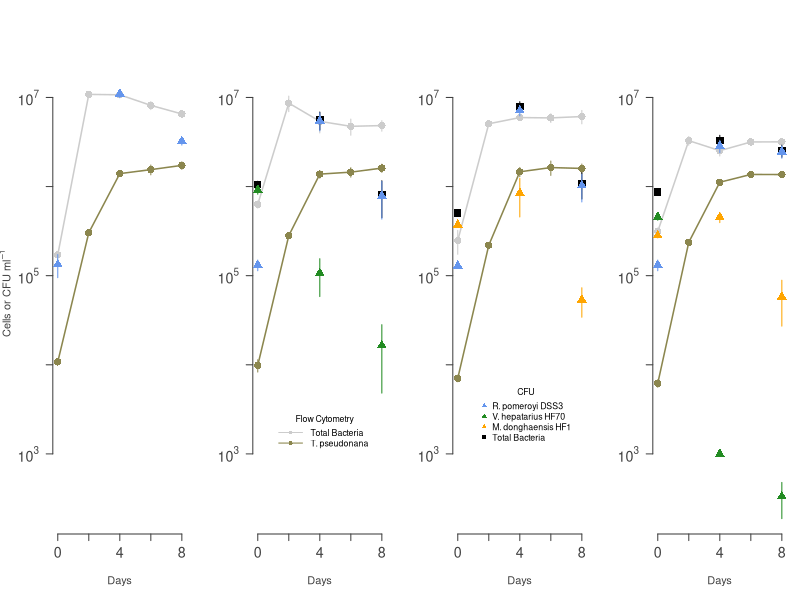
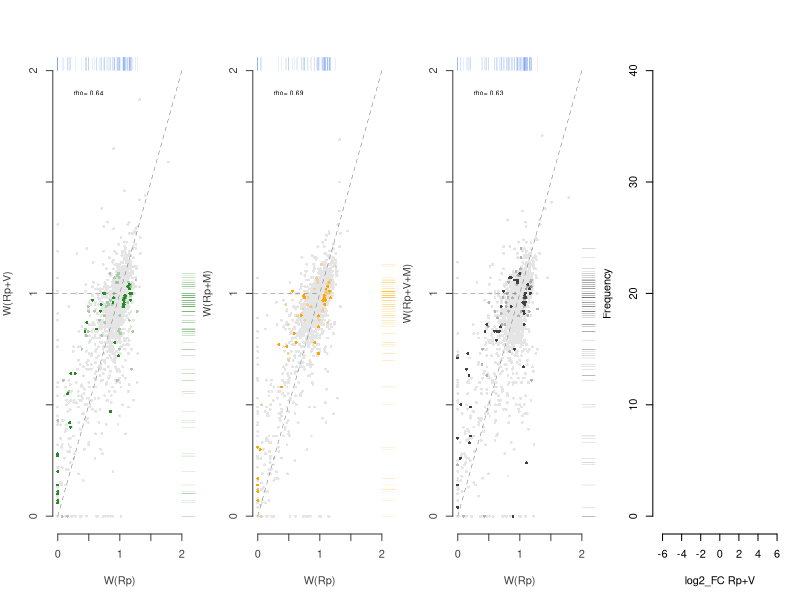
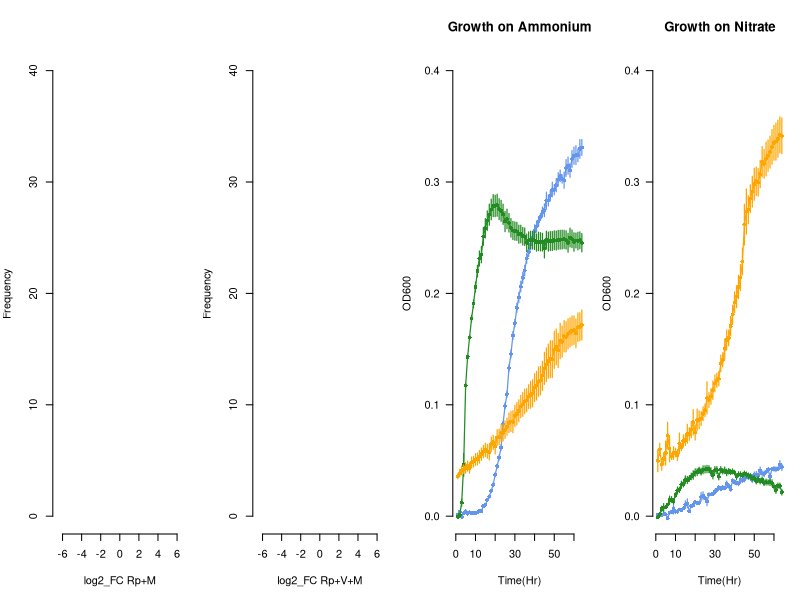
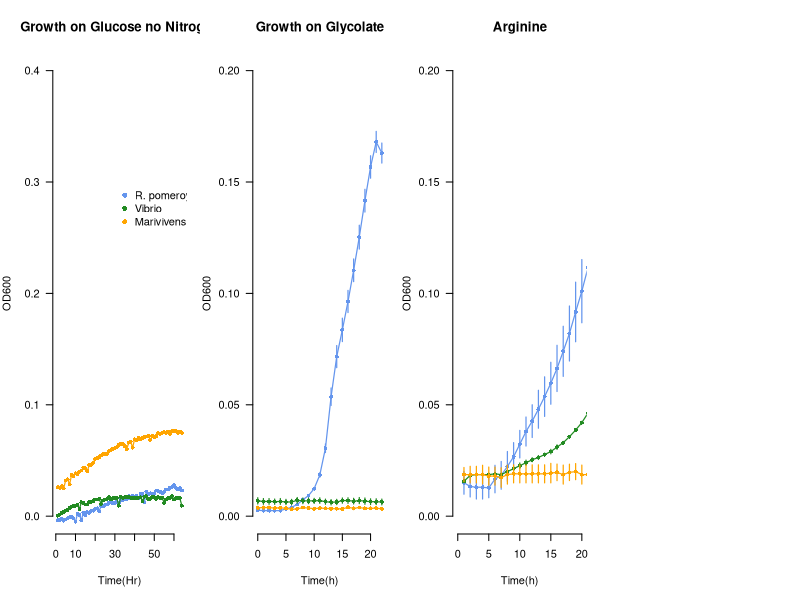
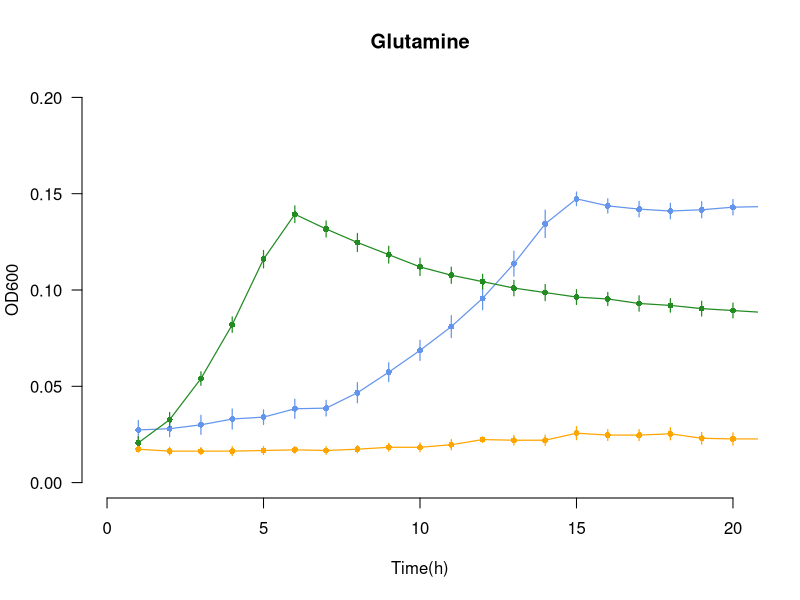
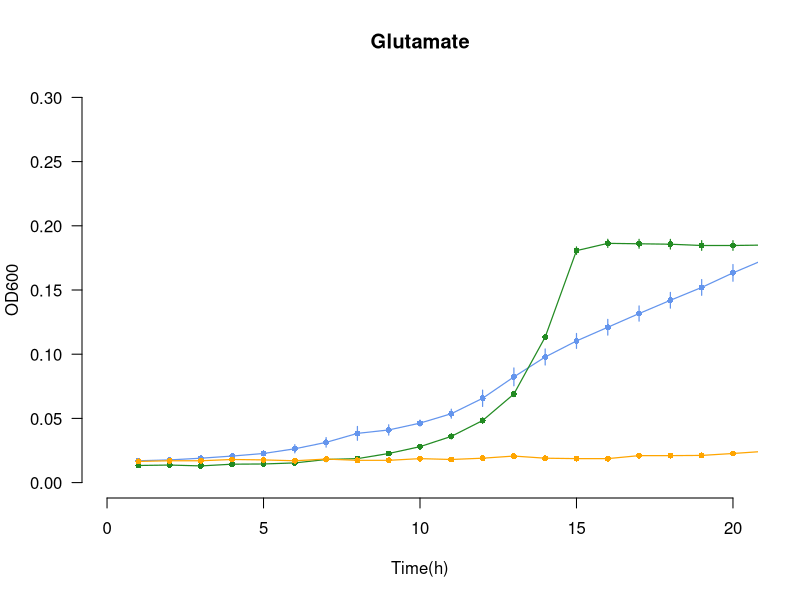
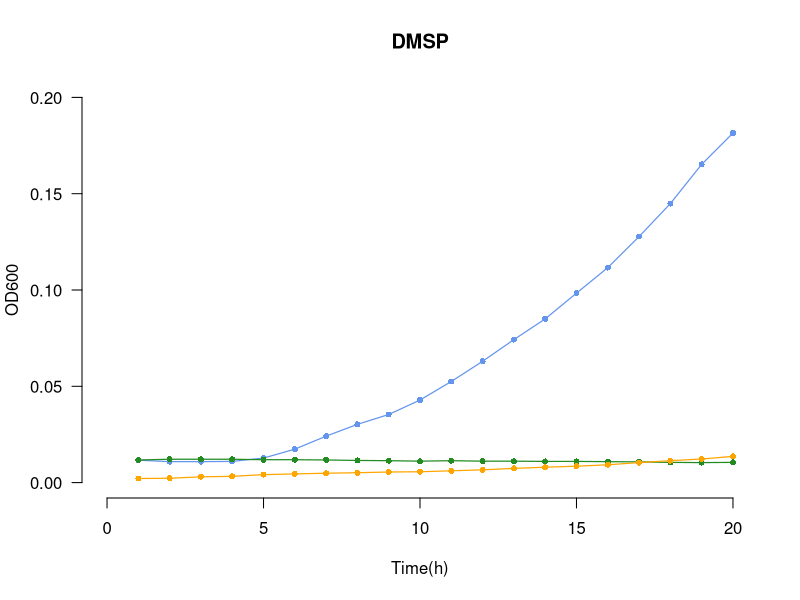
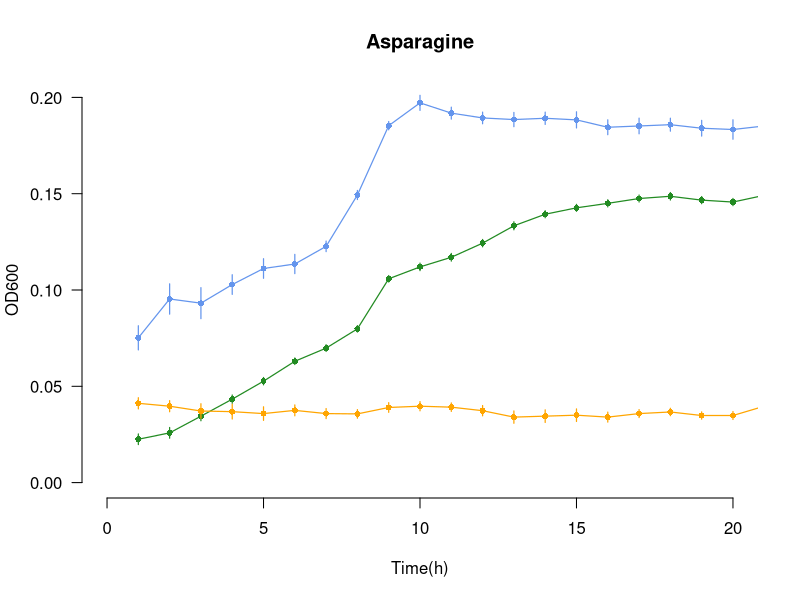

Write the R code that produced these figures, in order.
## ---- chunk 1
#loading in packages
library(readr)
library(dplyr)
library(tidyr)
library(ggplot2)
library(scales)
library(data.table)
library(formattable)
## ---- chunk 2
# Defining variables to make it more readable later on

rpom <- 'Ruegeria_pomeroyi'
rpomColor <- 'cornflowerblue'
mari <- 'Marivivens'
mariColor <- 'orange'
vib <- 'Vib_70'
vibColor <- 'forestgreen'
diatom <- 'T_pseudo'
diatomColor <- 'khaki4'
bacteria <- 'Bacteria'
bacteriaColor <- 'gray80'
compCommColor <- 'gray25'
totalCFUColor <- 'black'
## ---- chunk 3
# Transform data from CFU to CFU/ml
# from 1/2 YTSS and 1/2 YTSS + KAN25
coloniesMl <- function(rawCFUdata){
    rawCFUdata <- rawCFUdata %>% 
    mutate(cfu.ml = CFU*Dilution/Volume) %>% 
    mutate(cfuKAN.ml = CFU_KAN*Dilution/Volume) %>% 
    ungroup()
}

# Calculate mean and standard error of the mean of CFU/ml 
# and CFU_KAN/ml separate and then combine
CFUmean <- function(CFUml){
    cfuMean <- CFUml %>%
        select(Condition, Replicate, Day, Organism, cfu.ml) %>%
        na.omit() %>%
        group_by(Condition, Day, Organism, Replicate) %>%
        summarize(CFU.ml = mean(cfu.ml)) %>% 
        group_by(Condition, Day, Organism) %>% 
        summarize(mean.CFU.ml=round(mean(CFU.ml)), sem.CFU.ml=sd(round(CFU.ml))/sqrt(length(CFU.ml)))%>%
        ungroup() 
    cfuKANmean <- CFUml %>%
        select(Condition, Replicate, Day, Organism, cfuKAN.ml) %>%
        na.omit() %>%
        group_by(Condition, Day, Organism, Replicate) %>%
        summarize(CFUKAN.ml = mean(cfuKAN.ml)) %>% 
        group_by(Condition, Day, Organism) %>% 
        summarize(mean.cfuKAN.ml=round(mean(CFUKAN.ml)), sem.cfuKAN.ml=sd(round(CFUKAN.ml))/sqrt(length(CFUKAN.ml)))%>%
        ungroup()
    full_join(cfuMean, cfuKANmean, by=c('Condition', 'Organism', 'Day'))
}


# Calculate mean Cells/ml from flow data taken on CyAN 
meanCellsml <- function(rawFlowdata){
    flowMean <- rawFlowdata %>%
        select(Condition, Replicate, Day, Organism, Cells.ml) %>%
        na.omit() %>%
        group_by(Condition, Day, Organism) %>%
        summarize(mean.Cells.ml=mean(round(Cells.ml)), sem.Cells.ml=sd(round(Cells.ml))
                  /sqrt(length(Cells.ml)))%>%
        ungroup()
}

# Read in CFU and flow data, transforming with above functions
# Need to add in Day 0 for condition 4/6 since these
# R pom colonies were inhibited by Vibrio, thus
# Taking the mean of all other time zeros and placing # it here

rawCFUcounts <- read.table(file='Data/GOTn_CFUcounts_v2.csv', header=TRUE, sep=',')
CFUml <- coloniesMl(rawCFUcounts)
meanCFUml <- CFUmean(CFUml)
meanCFUml <- meanCFUml[order(meanCFUml$Day), ]

flowCounts <- read.table(file='Data/GOTn_flowCounts_v2.csv', header=TRUE, sep=',')
meanFlow <- meanCellsml(flowCounts)
## ---- chunk 4
# Fixing the problem that there were no Rpom counts on day zero of conditions 4 & 6
# We just set the CFUs here equal to the mean of the inoculum from all other conditions


condition4RpomT0 <- meanCFUml$Day==0 & meanCFUml$Organism==rpom & meanCFUml$Condition=='Vibrio'
condition6RpomT0 <- meanCFUml$Day==0 & meanCFUml$Organism==rpom & meanCFUml$Condition=='CompleteCommunity'
allRpomT0 <- na.omit(CFUml$cfu.ml[CFUml$Day=='0' & CFUml$Organism==rpom])

meanCFUml$mean.CFU.ml[condition4RpomT0] <- mean(allRpomT0)
meanCFUml$sem.CFU.ml[condition4RpomT0] <- sd(allRpomT0)/sqrt(length(allRpomT0))

meanCFUml$mean.CFU.ml[condition6RpomT0] <- mean(allRpomT0)
meanCFUml$sem.CFU.ml[condition6RpomT0] <- sd(allRpomT0)/sqrt(length(allRpomT0))
## ---- chunk 5
#Total CFUs from means then propagate error

totalCFUS <- meanCFUml %>% 
  group_by(Condition, Day) %>% 
  summarize(total.meanCFU= sum(mean.CFU.ml), total.sem=sqrt(sum(sem.CFU.ml^2, na.rm=TRUE)))

## ---- chunk 6
attach(meanCFUml)

meanCFU <- mean.CFU.ml[Organism==rpom]
meanCFUT0 <- mean.CFU.ml[Organism==rpom & Day==0]
meanCFUT4 <- mean.CFU.ml[Organism==rpom & Day==4]
meanCFUT8 <- mean.CFU.ml[Organism==rpom & Day==8]

semCFUT0 <- sem.CFU.ml[Organism==rpom & Day==0]
semCFUT4 <- sem.CFU.ml[Organism==rpom & Day==4]
semCFUT8 <- sem.CFU.ml[Organism==rpom & Day==8]


rpomAloneCFU <- mean.CFU.ml[Condition=='RpomAlone' & Organism==rpom]
semRpomAloneCFU <- sem.CFU.ml[Condition=='RpomAlone' & Organism==rpom]
rpomAloneTimeCFU <- Day[Condition=='RpomAlone' & Organism==rpom]

vibRpomCFU <- mean.CFU.ml[Condition=='Vibrio' & Organism==rpom]
semVibRpomCFU <- sem.CFU.ml[Condition=='Vibrio' & Organism==rpom]
vibCFU <- mean.CFU.ml[Condition=='Vibrio' & Organism==vib]
semVibCFU <- sem.CFU.ml[Condition=='Vibrio' & Organism==vib]
vibTimeCFU <- Day[Condition=='Vibrio' & Organism==vib]
vibRpomTimeCFU <- Day[Condition=='Vibrio' & Organism==rpom]

mariRpomCFU <- mean.CFU.ml[Condition=='Marivivens' & Organism==rpom]
semMariRpomCFU <- sem.CFU.ml[Condition=='Marivivens' & Organism==rpom]
mariCFU <- mean.CFU.ml[Condition=='Marivivens' & Organism==mari]
semMariCFU <- sem.CFU.ml[Condition=='Marivivens' & Organism==mari]
mariTimeCFU <- Day[Condition=='Marivivens' & Organism==mari]
mariRpomTimeCFU <- Day[Condition=='Marivivens' & Organism==rpom]

compCommRpomCFU <- mean.CFU.ml[Condition=='CompleteCommunity' & Organism==rpom]
semCompCommRpomCFU <- sem.CFU.ml[Condition=='CompleteCommunity' & Organism==rpom]
compCommMariCFU <- mean.CFU.ml[Condition=='CompleteCommunity' & Organism==mari]
semCompCommMariCFU <- sem.CFU.ml[Condition=='CompleteCommunity' & Organism==mari]
compCommVibCFU <- mean.CFU.ml[Condition=='CompleteCommunity' & Organism==vib]
semCompCommVibCFU <- sem.CFU.ml[Condition=='CompleteCommunity' & Organism==vib]
compCommVibTimeCFU <- Day[Condition=='CompleteCommunity' & Organism==vib]
compCommMariTimeCFU <- Day[Condition=='CompleteCommunity' & Organism==mari]
compCommRpomTimeCFU <- Day[Condition=='CompleteCommunity' & Organism==rpom]

detach(meanCFUml, unload=TRUE)

## ---- chunk 7
# Reading in functions for growth curves that I like to make
niceGrowthCurve <- function(time, populationDensity, yLim, yLab=expression('Cells or CFU ml' ^-1),  timeTicks, timeLabs, popTicks, popLabs){
  xLab <- 'Days'
  axesCol <- 'gray25'
  plot(time, populationDensity, las=1, xlab=xLab, ylab=yLab, log='y',  type='n', frame.plot=FALSE,  yaxt='n', xaxt='n', ylim=yLim, col.lab=axesCol)
  axis(1, at=timeTicks, labels=timeLabs, col=axesCol, col.axis=axesCol, cex.axis=1.3, cex.lab=1.3)
  axis(2, at=popTicks, labels=popLabs, las=1, col=axesCol, col.axis=axesCol, cex.axis=1.3, cex.lab=1.3)
}


oneMemberGrowthCurve <- function(timePop1, pop1, pop1SEM, pop1Col, lineType=1, point=16){
  points(timePop1, pop1, col=pop1Col, pch=point, cex=1.5)
  lines(timePop1, pop1, col=pop1Col, lty=lineType, lwd=1.5)
  segments(x0=timePop1, y0=pop1+pop1SEM, y1=pop1-pop1SEM, col=pop1Col)
}

## ---- chunk 8
#Defining the flow cytometry objects as the treatmentOrganism

attach(meanFlow)

tnBacteriaFlow <-  mean.Cells.ml[Condition=='RpomAlone' & Organism==bacteria]
semTnBacteriaFlow <- sem.Cells.ml[Condition=='RpomAlone' & Organism==bacteria]
tnDiatomFlow <- mean.Cells.ml[Condition=='RpomAlone' & Organism==diatom]
semTnDiatomFlow <- sem.Cells.ml[Condition=='RpomAlone' & Organism==diatom]
tnBacteriaTimeFlow <- Day[Condition=='RpomAlone' & Organism==bacteria]
tnDiatomTimeFlow <- Day[Condition=='RpomAlone' & Organism==diatom]

vibBacteriaFlow <-  mean.Cells.ml[Condition=='Vibrio' & Organism==bacteria]
semVibBacteriaFlow <- sem.Cells.ml[Condition=='Vibrio' & Organism==bacteria]
vibDiatomFlow <- mean.Cells.ml[Condition=='Vibrio' & Organism==diatom]
semVibDiatomFlow <- sem.Cells.ml[Condition=='Vibrio' & Organism==diatom]
vibBacteriaTimeFlow <- Day[Condition=='Vibrio' & Organism==bacteria]
vibDiatomTimeFlow <- Day[Condition=='Vibrio' & Organism==diatom]

mariBacteriaFlow <-  mean.Cells.ml[Condition=='Marivivens' & Organism==bacteria]
semMariBacteriaFlow <- sem.Cells.ml[Condition=='Marivivens' & Organism==bacteria]
mariDiatomFlow <- mean.Cells.ml[Condition=='Marivivens' & Organism==diatom]
semMariDiatomFlow <- sem.Cells.ml[Condition=='Marivivens' & Organism==diatom]
mariBacteriaTimeFlow <- Day[Condition=='Marivivens' & Organism==bacteria]
mariDiatomTimeFlow <- Day[Condition=='Marivivens' & Organism==diatom]

allBacteriaFlow <-  mean.Cells.ml[Condition=='CompleteCommunity' & Organism==bacteria]
semAllBacteriaFlow <- sem.Cells.ml[Condition=='CompleteCommunity' & Organism==bacteria]
allDiatomFlow <- mean.Cells.ml[Condition=='CompleteCommunity' & Organism==diatom]
semAllDiatomFlow <- sem.Cells.ml[Condition=='CompleteCommunity' & Organism==diatom]
allBacteriaTimeFlow <- Day[Condition=='CompleteCommunity' & Organism==bacteria]
allDiatomTimeFlow <- Day[Condition=='CompleteCommunity' & Organism==diatom]
detach(meanFlow, unload=TRUE)
## ---- chunk 9
xAxis <- seq(0,8, by=2)
xAxisLong <- seq(0,16, by=2)
xAxisLabs <- c('0','','4','','8')
xAxisLongLabs <- c('0','','4','','8','','12','','16')

ylim <- c(2e2,2e7)
yAxis <-  c(1e3, 1e4, 1e5, 1e6, 1e7)
yAxisLab <- c(expression('10'^'3'), '', expression('10'^'5'), '',expression('10'^'7'))

#pdf(file='growthcurve_20220316.pdf', height=3, width=9, useDingbats=FALSE)

par(mfrow=c(1,4), mar=c(5,4,4,1))

#Rpom Alone
niceGrowthCurve(xAxis, yAxis, ylim, timeTicks=xAxis, timeLabs=xAxisLabs, popTicks=yAxis, popLabs=yAxisLab)


oneMemberGrowthCurve(tnBacteriaTimeFlow, tnBacteriaFlow, semTnBacteriaFlow, bacteriaColor)
oneMemberGrowthCurve(tnDiatomTimeFlow, tnDiatomFlow, semTnDiatomFlow, diatomColor)
oneMemberGrowthCurve(rpomAloneTimeCFU, rpomAloneCFU, semRpomAloneCFU, rpomColor,lineType=0, point=17)




#Vibrio

niceGrowthCurve(xAxis, yAxis, ylim, yLab='', timeTicks=xAxis, timeLabs=xAxisLabs, popTicks=yAxis, popLabs=yAxisLab)

oneMemberGrowthCurve(vibBacteriaTimeFlow, vibBacteriaFlow, semVibBacteriaFlow, bacteriaColor)
oneMemberGrowthCurve(vibDiatomTimeFlow, vibDiatomFlow, semVibDiatomFlow, diatomColor)


oneMemberGrowthCurve(totalCFUS$Day[totalCFUS$Condition=='Vibrio'], totalCFUS$total.meanCFU[totalCFUS$Condition=='Vibrio'], totalCFUS$total.sem[totalCFUS$Condition=='Vibrio'], totalCFUColor, lineType=0, point=15)

oneMemberGrowthCurve(vibRpomTimeCFU, vibRpomCFU, semVibRpomCFU, rpomColor, lineType=0, point=17)
oneMemberGrowthCurve(vibTimeCFU, vibCFU, semVibCFU, vibColor, lineType=0, point=17)


legend(1.2, 0.3e4, legend=c('Total Bacteria' , 'T. pseudonana'), col=c(bacteriaColor, diatomColor), cex=0.8, pch=16, lty=1, bty='n', title='Flow Cytometry', seg.len=3)


#Marivivens

niceGrowthCurve(xAxis, yAxis, ylim, yLab='', timeTicks=xAxis, timeLabs=xAxisLabs, popTicks=yAxis, popLabs=yAxisLab)

oneMemberGrowthCurve(mariBacteriaTimeFlow, mariBacteriaFlow, semMariBacteriaFlow, bacteriaColor)
oneMemberGrowthCurve(mariDiatomTimeFlow, mariDiatomFlow, semMariDiatomFlow, diatomColor)

oneMemberGrowthCurve(totalCFUS$Day[totalCFUS$Condition=='Marivivens'], totalCFUS$total.meanCFU[totalCFUS$Condition=='Marivivens'], totalCFUS$total.sem[totalCFUS$Condition=='Marivivens'], totalCFUColor, lineType=0, point=15)

oneMemberGrowthCurve(mariRpomTimeCFU, mariRpomCFU, semMariRpomCFU, rpomColor, lineType=0, point=17)
oneMemberGrowthCurve(mariTimeCFU, mariCFU, semMariCFU, mariColor, lineType=0, point=17)


legend(1.2, 0.6e4, legend=c('R. pomeroyi DSS3' , 'V. hepatarius HF70', 'M. donghaensis HF1', 'Total Bacteria'), col=c(rpomColor, vibColor, mariColor, totalCFUColor), pch=c(17,17,17,15), cex=0.8, lty=0, bty='n', title='CFU', seg.len=3)

#CompleteCommunity

niceGrowthCurve(xAxis, yAxis, ylim, yLab='', timeTicks=xAxis, timeLabs=xAxisLabs, popTicks=yAxis, popLabs=yAxisLab)

oneMemberGrowthCurve(allBacteriaTimeFlow, allBacteriaFlow, semAllBacteriaFlow, bacteriaColor)
oneMemberGrowthCurve(allDiatomTimeFlow, allDiatomFlow, semAllDiatomFlow, diatomColor)


oneMemberGrowthCurve(totalCFUS$Day[totalCFUS$Condition=='CompleteCommunity'], totalCFUS$total.meanCFU[totalCFUS$Condition=='CompleteCommunity'], totalCFUS$total.sem[totalCFUS$Condition=='CompleteCommunity'], totalCFUColor, lineType=0, point=15)

oneMemberGrowthCurve(compCommRpomTimeCFU, compCommRpomCFU, semCompCommRpomCFU, rpomColor, lineType=0, point=17)
oneMemberGrowthCurve(compCommRpomTimeCFU, compCommVibCFU, semCompCommVibCFU, vibColor, lineType=0, point=17)
oneMemberGrowthCurve(compCommMariTimeCFU, compCommMariCFU, semCompCommMariCFU, mariColor, lineType=0, point=17)



#dev.off()
## ---- chunk 10
# expansion factors for Rpom as the only bacteria makes it easy

expansionCalc <- function(initialFC, finalFC, semInitialFC, semFinalFC){
  
  x <- initialFC
  y <- finalFC
  
  expansion <- y/x
  
  dx_x <- semInitialFC/x
  dy_y <- semFinalFC/y
  
  uncertainty <- expansion*sqrt((dx_x)^2*(dy_y)^2)
  
  expansion_uncertainty <- c(vector(),c(expansion, uncertainty))
}


rpomAloneExp <- expansionCalc(tnBacteriaFlow[1], tnBacteriaFlow[5], semTnBacteriaFlow[1], semTnBacteriaFlow[5])[1]
semRpomAloneExp <- expansionCalc(tnBacteriaFlow[1], tnBacteriaFlow[5], semTnBacteriaFlow[1], semTnBacteriaFlow[5])[2]

rpomAloneExpCFU <- expansionCalc(rpomAloneCFU[1], rpomAloneCFU[3], semRpomAloneCFU[1], semRpomAloneCFU[3])[1]
semRpomAloneExpCFU <- expansionCalc(rpomAloneCFU[1], rpomAloneCFU[3], semRpomAloneCFU[1], semRpomAloneCFU[3])[2]


# to get expansion factors for conditions with multiple bacteria
# Rpom CFUs / Total Bacteria CFUs * Total Bacteria FC = Rpom FC
# expansion factor is then Rpom FC final / Rpom FC initial

percentMultiBact <- function(rPom, bact2, bact3){
  x <- rPom
  y <- bact2
  z <- bact3
  
  total <- x/(x+y+z)
}

expansionCalc_noUncert <- function(initialFC, finalFC){
  
  x <- initialFC
  y <- finalFC
  
  expansion <- y/x
}

  
rpomVibPercent <- percentMultiBact(vibRpomCFU, vibCFU, bact3=0)
rpomMariPercent <- percentMultiBact(mariRpomCFU, mariCFU, bact3=0)
rpomAllPercent <- percentMultiBact(compCommRpomCFU, compCommVibCFU, compCommMariCFU)




#these are all of specifically rpom in each treatment then multiplied by the flowcytometry data (0d and 8d) to get cells/ml of rpom from the percentage of rpom cells based on cfus

vibExp <-  expansionCalc_noUncert(vibBacteriaFlow[1]*rpomVibPercent[1], vibBacteriaFlow[5]*rpomVibPercent[3])


mariExp <-  expansionCalc_noUncert(mariBacteriaFlow[1]*rpomMariPercent[1], mariBacteriaFlow[5]*rpomMariPercent[3])


allExp <- expansionCalc_noUncert(allBacteriaFlow[1]*rpomAllPercent[1], allBacteriaFlow[5]*rpomAllPercent[3])

print(c('RpomAlone Expansion=', round(rpomAloneExp, 2),'Vibrio Expansion=', round(vibExp,2) , 'Marivivens Expansion=', round(mariExp,2), 'CompleteCommunity Expansion', round(allExp, 2)))
## ---- chunk 11
# Calculating the number of generations from time 0 to 4 for just Rpom CFUs
#propagation of standard error of the mean
errorProp <- function(sem, mean){
  sqrt((0.434*(sem[2]/mean[2]))^2 + (0.434*(sem[1]/mean[1]))^2)
}

gen4Table <- matrix(nrow=4, ncol=3)
gen4Table[1, 1] <- 'rpomAlone Generations'
gen4Table[2, 1] <- 'Vibrio rpom Generations'
gen4Table[3, 1] <- 'Marivivens rpom Generations'
gen4Table[4, 1] <- 'Complete Comm rpom Generations'
gen4Table[1, 2] <- round((log10(rpomAloneCFU[2])-log10(rpomAloneCFU[1]))/0.301, 3)
gen4Table[2, 2] <- round((log10(vibRpomCFU[2])-log10(vibRpomCFU[1]))/0.301, 3)
gen4Table[3, 2] <- round((log10(mariRpomCFU[2])-log10(mariRpomCFU[1]))/0.301, 3)
gen4Table[4, 2] <- round((log10(compCommRpomCFU[2])-log10(compCommRpomCFU[1]))/0.301, 3)

gen4Table[1,3] <- round(errorProp(semRpomAloneCFU, rpomAloneCFU), 3)
gen4Table[2,3] <- round(errorProp(semVibRpomCFU, vibRpomCFU), 3)
gen4Table[3,3] <- round(errorProp(semMariRpomCFU, mariRpomCFU), 3)
gen4Table[4,3] <- round(errorProp(semCompCommRpomCFU, compCommRpomCFU), 3)

errorProp(semRpomAloneCFU, rpomAloneCFU)

print(gen4Table)
paste('Mean Generations=', mean(as.numeric(gen4Table[1:4, 2])))


## ---- chunk 12
meanFitness <- fread('Data/meanFitness_20220701.csv', header=TRUE)
significantFitness <- fread('Data/significantFitness_Metabolism_Grouped_20220713.csv', header=TRUE)
table1 <- fread('Data/Table1_20220831.csv', header=TRUE) %>% 
  select(spo, gene, funct, sig_vib, sig_mari, sig_cc) %>% 
    inner_join(., significantFitness, by=c('spo', 'gene', 'funct', 'sig_mari', 'sig_vib', 'sig_cc'))

#Select only significant genes to later be counted as fit increases or decreases
vibSig <- significantFitness[sig_vib == 'yes']
vibSigTable <- table1[sig_vib=='yes']
mariSig <- significantFitness[sig_mari == 'yes']
mariSigTable <- table1[sig_mari=='yes']
commSig <- significantFitness[sig_cc == 'yes']
commSigTable <- table1[sig_cc=='yes']

legendColors <- c(rpomColor, vibColor, mariColor, compCommColor)

fitTicks <- c(0, 0.5, 1, 1.5, 2)
fitLabs <- c('0', '','1','', '2')

overallFitPlot <- function(meanFitX=meanFitness$meanW_rpomAlone, meanFitY=meanFitness$meanW_vib, SigFitY_X, SigFitY_Y, SigTableX, SigTableY, xLab, yLab, ycol){
    x <- cor.test(meanFitX, meanFitY, method='spearman')
    segmentCol <- 'grey45'
    axesCol <- 'gray25'
    plot(meanFitX, meanFitY, pch=16, col='grey90', xlab=xLab, ylab=yLab, las=1, bty='n', xaxt='n', yaxt='n',  cex=0.6, xlim=c(0,2), ylim=c(0,2), col.lab=axesCol)
    
    points(SigFitY_X, SigFitY_Y, pch=16, col=alpha(ycol,0.3), cex=0.6)
    points(SigTableX, SigTableY, pch=16,col=ycol, cex=0.6)
    rug(SigFitY_X, side=1, pos=c(2,0), ticksize=0.1, lwd=0.15, col=rpomColor)
    rug(SigFitY_Y, side=2, col=ycol, pos=c(2,0), ticksize=0.1, lwd=0.15)
    axis(1, at=fitTicks, labels=fitLabs, col=axesCol, col.axis=axesCol)
    axis(2, at=fitTicks, labels=fitLabs, col=axesCol, col.axis=axesCol)
    segments(x0=0, y0=0, x1=2, y1=2, col= segmentCol, lty=2, lwd=0.5)
    segments(x0=-1, y0=1, x1=1, y1=1, col=segmentCol, lty=2, lwd=0.5)
    text(0.5, 1.9, paste('rho=',round(x$estimate, 2)), cex=0.6)
}

print(c('rpomAlone against vibrio spearman:', cor.test(meanFitness$meanW_rpomAlone, meanFitness$meanW_vib, method='spearman')[3:4]))
print(c('rpomAlone against marivivens spearman:', cor.test(meanFitness$meanW_rpomAlone, meanFitness$meanW_mari, method='spearman')[3:4]))
print(c('rpomAlone against Complete Commuinity spearman:', cor.test(meanFitness$meanW_rpomAlone, meanFitness$meanW_CC, method='spearman')[3:4]))


#pdf('fitnessOverview20220718.pdf', height=3, width=9,useDingbats=FALSE)
par(mfrow=c(1,4), mar=c(5,4,4,1))

overallFitPlot(meanFitness$meanW_rpomAlone, meanFitness$meanW_vib, vibSig$meanW_rpomAlone, vibSig$meanW_vib, vibSigTable$meanW_rpomAlone, vibSigTable$meanW_vib, 'W(Rp)','W(Rp+V)', vibColor)


overallFitPlot(meanFitness$meanW_rpomAlone, meanFitness$meanW_mari, mariSig$meanW_rpomAlone, mariSig$meanW_mari,  mariSigTable$meanW_rpomAlone, mariSigTable$meanW_mari, 'W(Rp)','W(Rp+M)', mariColor)

overallFitPlot(meanFitness$meanW_rpomAlone, meanFitness$meanW_CC, commSig$meanW_rpomAlone, commSig$meanW_CC,commSigTable$meanW_rpomAlone, commSigTable$meanW_CC, 'W(Rp)','W(Rp+V+M)', compCommColor)
#dev.off()
## ---- chunk 13


#pdf('log2FC_Whist_20220707.pdf', width=5, height=5)
hist(vibSig$Vib_fold_diff, seq(-6.5, 6.6, length.out = 125), col=vibColor, xlim=c(-6.5, 6.5), ylim=c(0,40), border='white', xlab='log2_FC Rp+V', main='')
hist(mariSig$Mari_fold_diff, seq(-6.5, 6.6, length.out = 125), col=mariColor, xlim=c(-6.5, 6.5), ylim=c(0,40), border='white', xlab='log2_FC Rp+M', main='')
hist(commSig$CC_fold_diff, seq(-6.6, 6.6, length.out = 125), col=compCommColor, xlim=c(-6.5, 6.5), ylim=c(0,40), border='white', xlab='log2_FC Rp+V+M', main='')
#dev.off()

## ---- chunk 14
plateOD <- fread('Data/NitrogenUsage_GrowthCurves_CBS.csv') %>%  melt(., id=('Time'), variable.name='Well', value.name='OD600')


plateMap <- fread('Data/NitrogenUsage_GrowthCurves_CBS_platelayout.csv')

growthData <- inner_join(plateOD, plateMap, by='Well')
meanCells <- function(rawData) {
    rawData <- rawData %>% 
        na.omit() %>% 
        group_by(Time, Organism, Condition) %>% 
        summarise(mean_OD=mean(OD600), sem_OD = sd(OD600)/sqrt(length(OD600)))
}

x <- meanCells(growthData)
x$mean_OD[x$Organism!='Blank'] <- x$mean_OD[x$Organism!='Blank'] - x$mean_OD[x$Organism=='Blank']

# Blank transformed data
blankedGrowthCurve <- x

attach(blankedGrowthCurve)

# Define each strain/fluorescent organism used for this plate
rpomNH <- Organism=='Rpom' & Condition=='NH'
rpomNO <- Organism=='Rpom' & Condition=='NO'
rpomNoN <- Organism=='Rpom' & Condition=='NoN'
vibNH <- Organism=='Vib' & Condition=='NH'
vibNO <- Organism=='Vib' & Condition=='NO'
vibNoN <- Organism=='Vib' & Condition=='NoN'
mariNH <- Organism=='Mari' & Condition=='NH'
mariNO <- Organism=='Mari' & Condition=='NO'
mariNoN <- Organism=='Mari' & Condition=='NoN'


OD <- function(strain, color) {
    points(Time[strain], mean_OD[strain], pch=16, cex=0.8, col=color)
    lines(Time[strain], mean_OD[strain], col=color, lwd=1.2)
    segments(Time[strain], y0=mean_OD[strain]-sem_OD[strain], y1=mean_OD[strain]+sem_OD[strain], col=color, lwd=1.2)
}


#pdf('Nitrate_Ammonium_GC_20211209.pdf', height=8, width=10, useDingbats = FALSE)

plot(Time[rpomNH], mean_OD[rpomNH], type='n',  las=1, xlab='Time(Hr)', ylab='OD600', main='Growth on Ammonium', bty='n', ylim=c(0, 0.4),cex=1.5, col='gray80')
OD(rpomNH, rpomColor)
OD(vibNH, vibColor)
OD(mariNH, mariColor)


plot(Time[rpomNO], mean_OD[rpomNO], type='n',  las=1, xlab='Time(Hr)', ylab='OD600', main='Growth on Nitrate', bty='n', ylim=c(0,0.4), cex=1.5, col='gray80')
OD(rpomNO, rpomColor)
OD(vibNO, vibColor)
OD(mariNO, mariColor)


plot(Time[rpomNoN], mean_OD[rpomNoN], type='n',  las=1, xlab='Time(Hr)', ylab='OD600', main='Growth on Glucose no Nitrogen', bty='n', ylim=c(0,0.4), cex=1.5, col='gray80')
OD(rpomNoN, rpomColor)
OD(vibNoN, vibColor)
OD(mariNoN, mariColor)
legend(30, 0.3, legend=c('R. pomeroyi WT', 'Vibrio', 'Marivivens'), col=c(rpomColor, vibColor, mariColor), bty='n', pch=16)
#dev.off()
detach(blankedGrowthCurve)
## ---- chunk 15

glycolate_OD <- fread('Data/Glycolate_Malate_GrowthCurves_CBS.csv') %>%  melt(., id=('Time'), variable.name='Well', value.name='OD600')
glycolate_OD$Well <- as.integer(glycolate_OD$Well)
glycolate_layout <- fread('Data/Glycolate_Malate_GrowthCurves_CBS_platelayout.csv')



glycolate_growthData <- inner_join(glycolate_OD, glycolate_layout , by='Well')


glycolate_mean <- meanCells(glycolate_growthData)

# Blank transformed data

glycolate_mean$mean_OD[glycolate_mean$Organism!='Blank' & glycolate_mean$Condition=='Glycolate'] <- glycolate_mean$mean_OD[glycolate_mean$Organism!='Blank' & glycolate_mean$Condition=='Glycolate'] - glycolate_mean$mean_OD[glycolate_mean$Organism=='Blank' & glycolate_mean$Condition=='Glycolate']


attach(glycolate_mean)
rpomGlycolate <- Organism=='Rpom' & Condition=='Glycolate'

vibGlycolate <- Organism=='Vib' & Condition=='Glycolate'

mariGlycolate <- Organism=='Mari' & Condition=='Glycolate'




OD <- function(strain, color) {
    points(Time[strain], mean_OD[strain], pch=16, cex=0.8, col=color)
    lines(Time[strain], mean_OD[strain], col=color, lwd=1.2)
    segments(Time[strain], y0=mean_OD[strain]-sem_OD[strain], y1=mean_OD[strain]+sem_OD[strain], col=color, lwd=1.2)
}


#pdf('glycolateMalate_growth.pdf')
plot(Time[rpomGlycolate], mean_OD[rpomGlycolate], type='n',  las=1, xlab='Time(h)', ylab='OD600', main='Growth on Glycolate', bty='n', ylim=c(0, 0.2),cex=1.5, col='gray80')
OD(rpomGlycolate, rpomColor)
OD(vibGlycolate, vibColor)
OD(mariGlycolate, mariColor)

#dev.off()

detach(glycolate_mean)

## ---- chunk 16
ArgGln <- fread('Data/cbs_growth_arginine_gln_malonate.csv') %>% 
    pivot_longer(., cols=2:19, names_to='Organism', values_to='OD') %>% 
    separate(., col='Organism', into=c('Organism', 'Condition', 'Rep')) %>% 
    group_by(Time, Organism, Condition) %>% 
    summarize(mean_OD=mean(OD), sem_OD=sd(OD)/sqrt(length(OD)))
attach(ArgGln)

rpomArg <- Organism=='Rp' & Condition=='arginine'
mariArg <- Organism=='Marivivens' & Condition=='arginine'
vibArg <- Organism=='Vibrio' & Condition=='arginine'
#pdf('ArginineGrowth.pdf')
plot(Time[rpomArg], mean_OD[rpomArg], type='n',  las=1, xlab='Time(h)', ylab='OD600', main='Arginine', bty='n', ylim=c(0, 0.2),xlim=c(0, 20),cex=1.5, col='gray80')
OD(rpomArg, rpomColor)
OD(vibArg, vibColor)
OD(mariArg, mariColor)
dev.off()

rpomGln <- Organism=='Rp' & Condition=='glutamine'
mariGln <- Organism=='Marivivens' & Condition=='glutamine'
vibGln <- Organism=='Vibrio' & Condition=='glutamine'
#pdf('GlutamineGrowth.pdf')
plot(Time[rpomGln], mean_OD[rpomGln], type='n',  las=1, xlab='Time(h)', ylab='OD600', main='Glutamine', bty='n', ylim=c(0, 0.2),xlim=c(0, 20),cex=1.5, col='gray80')
OD(rpomGln, rpomColor)
OD(vibGln, vibColor)
OD(mariGln, mariColor)
#dev.off()


detach()
## ---- chunk 17
GluRibose <- fread('Data/cbs_glutamate_ribose.csv')%>%  melt(., id=('Time'), variable.name='Well', value.name='OD600')

GluRibose_layout <- fread('Data/cbs_glutamate_ribose_plateLayout.csv')


GluRibose_growthData <- inner_join(GluRibose, GluRibose_layout , by='Well')


GluRibose_mean <- meanCells(GluRibose_growthData)


GluRibose_mean$mean_OD[GluRibose_mean$Organism!='Blank' & GluRibose_mean$Condition=='Glutamate'] <- GluRibose_mean$mean_OD[GluRibose_mean$Organism!='Blank' & GluRibose_mean$Condition=='Glutamate'] - GluRibose_mean$mean_OD[GluRibose_mean$Organism=='Blank' & GluRibose_mean$Condition=='Glutamate']


attach(GluRibose_mean)

rpomGlu <- Organism=='Rpom' & Condition=='Glutamate'
vibGlu <- Organism=='Vib' & Condition=='Glutamate'
mariGlu <- Organism=='Mari' & Condition=='Glutamate'

#pdf('GlutamateGrowth.pdf')
plot(Time[rpomGlu], mean_OD[rpomGlu], type='n',  las=1, xlab='Time(h)', ylab='OD600', main='Glutamate', bty='n', ylim=c(0, 0.3),xlim=c(0, 20),cex=1.5, col='gray80')
OD(rpomGlu, rpomColor)
OD(vibGlu, vibColor)
OD(mariGlu, mariColor)
#dev.off()


detach()
## ---- chunk 18
DMSP <- fread('Data/DSS3,HF1,HF70_DMSP_48-well.csv') %>% 
    pivot_longer(., cols=2:25, names_to='Organism', values_to='OD') %>% 
  na.omit() %>% 
    separate(., col='Organism', into=c('Organism', 'Condition', 'Rep')) %>% 
    group_by(Time, Organism, Condition) %>% 
    summarize(mean_OD=mean(OD), sem_OD=sd(OD)/sqrt(length(OD)))
attach(DMSP)


rpomDMSP <- Organism=='DSS3' & Condition=='DMSP'
mariDMSP <- Organism=='HF1' & Condition=='DMSP'
vibDMSP <- Organism=='HF70' & Condition=='DMSP'
#pdf('DMSP.pdf')
plot(Time[rpomDMSP], mean_OD[rpomDMSP], type='n',  las=1, xlab='Time(h)', ylab='OD600', main='DMSP', bty='n', ylim=c(0, 0.2),xlim=c(0, 20), cex=1.5, col='gray80')
OD(rpomDMSP, rpomColor)
OD(vibDMSP, vibColor)
OD(mariDMSP, mariColor)
#dev.off()
detach()

Asparagine <- fread('Data/DSS3,HF1,HF70_asparagine.csv') %>% 
    pivot_longer(., cols=2:19, names_to='Organism', values_to='OD') %>% 
  na.omit() %>% 
    separate(., col='Organism', into=c('Organism', 'Condition', 'Rep')) %>% 
    group_by(Time, Organism, Condition) %>% 
    summarize(mean_OD=mean(OD), sem_OD=sd(OD)/sqrt(length(OD))) 

attach(Asparagine)
rpomAsparagine <- Organism=='DSS3' & Condition=='asparagine'
mariAsparagine <- Organism=='HF1' & Condition=='asparagine'
vibAsparagine <- Organism=='HF70' & Condition=='asparagine'
#pdf('Asparagine.pdf')
plot(Time[rpomAsparagine], mean_OD[rpomAsparagine], type='n',  las=1, xlab='Time(h)', ylab='OD600', main='Asparagine', bty='n', ylim=c(0, 0.2),xlim=c(0, 20), cex=1.5, col='gray80')
OD(rpomAsparagine, rpomColor)
OD(vibAsparagine, vibColor)
OD(mariAsparagine, mariColor)
#dev.off()
detach(Asparagine)
